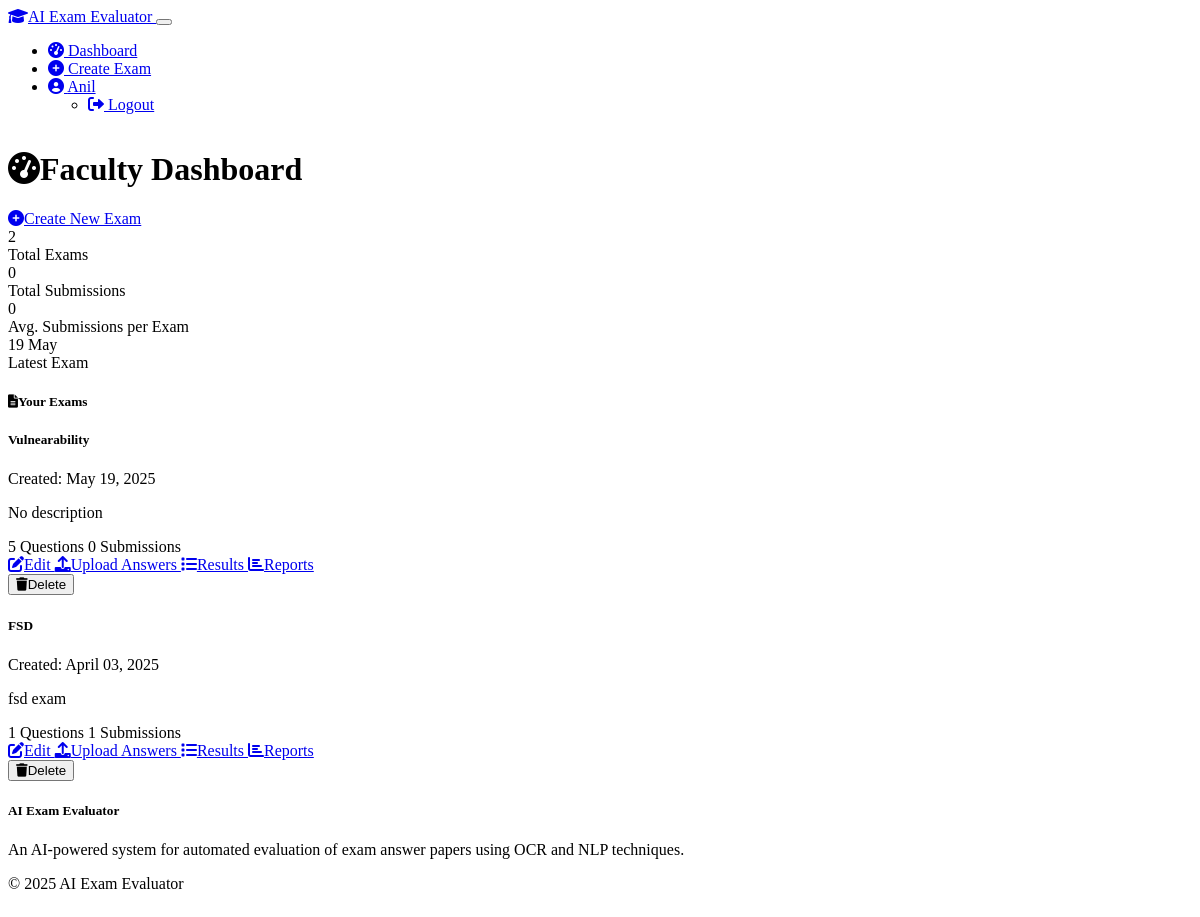
The page /dashboard (signed in) on the database its author committed.
### models.py (models this page shows, shortened)
class User(UserMixin, db.Model):
    id = db.Column(db.Integer, primary_key=True)
    username = db.Column(db.String(64), unique=True, nullable=False)
    email = db.Column(db.String(120), unique=True, nullable=False)
    password_hash = db.Column(db.String(256))
    is_faculty = db.Column(db.Boolean, default=True)
    created_at = db.Column(db.DateTime, default=datetime.utcnow)
    exams = db.relationship('Exam', backref='faculty', lazy=True)

class Exam(db.Model):
    id = db.Column(db.Integer, primary_key=True)
    title = db.Column(db.String(128), nullable=False)
    description = db.Column(db.Text)
    created_at = db.Column(db.DateTime, default=datetime.utcnow)
    faculty_id = db.Column(db.Integer, db.ForeignKey('user.id'), nullable=False)
    questions = db.relationship('Question', backref='exam', lazy=True, cascade="all, delete-orphan")
    submissions = db.relationship('Submission', backref='exam', lazy=True, cascade="all, delete-orphan")

### routes/exam_routes.py (the view)
@exam_bp.route('/dashboard')
@login_required
def dashboard():
    exams = Exam.query.filter_by(faculty_id=current_user.id).order_by(Exam.created_at.desc()).all()
    return render_template('dashboard.html', exams=exams)

### app.py (called while the page is built)
@login_manager.user_loader
def load_user(user_id):
    from models import User
    return User.query.get(int(user_id))

### templates/dashboard.html (shortened to what this page needs)
{% extends "layout.html" %}
{% block content %}
<div class="container">
  <div class="d-flex justify-content-between align-items-center mb-4">
    <h1 class="h2">
      <i class="fas fa-tachometer-alt me-2"></i>Faculty Dashboard
    </h1>
    <a href="{{ url_for('exam.create_exam') }}" class="btn btn-primary">
      <i class="fas fa-plus-circle me-2"></i>Create New Exam
    </a>
  </div>
  <div class="row mb-4">
    <div class="col-md-3">
      <div class="card stat-card bg-primary bg-opacity-25">
        <div class="card-body">
          <div class="stat-value">{{ exams|length }}</div>
          <div class="stat-label">Total Exams</div>
        </div>
      </div>
    </div>
    {% if exams|length > 0 %}
    {% set total_submissions = 0 %}
    {% for exam in exams %}
      {% set total_submissions = total_submissions + exam.submissions|length %}
    {% endfor %}
    <div class="col-md-3">
      <div class="card stat-card bg-success bg-opacity-25">
        <div class="card-body">
          <div class="stat-value">{{ total_submissions }}</div>
          <div class="stat-label">Total Submissions</div>
        </div>
      </div>
    </div>
    <div class="col-md-3">
      <div class="card stat-card bg-info bg-opacity-25">
        <div class="card-body">
          <div class="stat-value">
            {% if exams %}
              {{ ((total_submissions / exams|length) or 0)|round(1) }}
            {% else %}
              0
            {% endif %}
          </div>
          <div class="stat-label">Avg. Submissions per Exam</div>
        </div>
      </div>
    </div>
    <div class="col-md-3">
      <div class="card stat-card bg-warning bg-opacity-25">
        <div class="card-body">
          <div class="stat-value">
            {% if exams %}
              {% set recent_exam = exams|sort(attribute='created_at', reverse=True)|first %}
              {{ recent_exam.created_at.strftime('%d %b') }}
            {% else %}
              -
            {% endif %}
          </div>
          <div class="stat-label">Latest Exam</div>
        </div>
      </div>
    </div>
    {% endif %}
  </div>
  <div class="card shadow-sm">
    <div class="card-header bg-dark">
      <h5 class="card-title mb-0">
        <i class="fas fa-file-alt me-2"></i>Your Exams
      </h5>
    </div>
    <div class="card-body">
      {% if exams %}
        <div class="row">
          {% for exam in exams %}
          <div class="col-md-6 col-lg-4">
            <div class="card exam-card mb-3">
              <div class="card-body">
                <h5 class="card-title">{{ exam.title }}</h5>
                <p class="card-text small text-muted">
                  Created: {{ exam.created_at.strftime('%B %d, %Y') }}
                </p>
                <p class="card-text">
                  {% if exam.description %}
                    {{ exam.description|truncate(100) }}
                  {% else %}
                    <span class="text-muted">No description</span>
                  {% endif %}
                </p>
                <div class="d-flex justify-content-between align-items-center">
                  <div>
                    <span class="badge bg-primary">
                      {{ exam.questions|length }} Questions
                    </span>
                    <span class="badge bg-success">
                      {{ exam.submissions|length }} Submissions
                    </span>
                  </div>
                </div>
              </div>
              <div class="card-footer d-flex justify-content-between gap-2">
                <a href="{{ url_for('exam.edit_exam', exam_id=exam.id) }}" class="btn btn-sm btn-primary">
                  <i class="fas fa-edit me-1"></i>Edit
                </a>
                <a href="{{ url_for('exam.upload_answers', exam_id=exam.id) }}" class="btn btn-sm btn-success">
                  <i class="fas fa-upload me-1"></i>Upload Answers
                </a>
                <a href="{{ url_for('exam.view_submissions', exam_id=exam.id) }}" class="btn btn-sm btn-info">
                  <i class="fas fa-list me-1"></i>Results
                </a>
                <a href="{{ url_for('report.exam_reports', exam_id=exam.id) }}" class="btn btn-sm btn-warning">
                  <i class="fas fa-chart-bar me-1"></i>Reports
                </a>
                <form action="{{ url_for('exam.delete_exam', exam_id=exam.id) }}" method="POST" class="d-inline" onsubmit="return confirm('Are you sure you want to delete this exam? This action cannot be undone.');">
                  <button type="submit" class="btn btn-sm btn-danger">
                    <i class="fas fa-trash me-1"></i>Delete
                  </button>
                </form>
              </div>
            </div>
          </div>
          {% endfor %}
        </div>
      {% endif %}
    </div>
  </div>
</div>
{% endblock %}

### templates/layout.html (shortened to what this page needs)
<!DOCTYPE html>
<html lang="en">
<head>
  <link rel="stylesheet" href="https://cdn.replit.com/agent/bootstrap-agent-dark-theme.min.css">
  <link rel="stylesheet" href="https://cdnjs.cloudflare.com/ajax/libs/font-awesome/6.0.0/css/all.min.css">
  <link rel="stylesheet" href="{{ url_for('static', filename='css/custom.css') }}">
</head>
<body data-bs-theme="dark">
  <nav class="navbar navbar-expand-lg navbar-dark bg-dark">
    <div class="container">
      <a class="navbar-brand" href="{{ url_for('auth.index') }}">
        <i class="fas fa-graduation-cap me-2"></i>AI Exam Evaluator
      </a>
      <button class="navbar-toggler" type="button" data-bs-toggle="collapse" data-bs-target="#navbarNav">
      </button>
      <div class="collapse navbar-collapse" id="navbarNav">
        <ul class="navbar-nav ms-auto">
          {% if current_user.is_authenticated %}
            <li class="nav-item">
              <a class="nav-link" href="{{ url_for('exam.dashboard') }}">
                <i class="fas fa-tachometer-alt me-1"></i> Dashboard
              </a>
            </li>
            <li class="nav-item">
              <a class="nav-link" href="{{ url_for('exam.create_exam') }}">
                <i class="fas fa-plus-circle me-1"></i> Create Exam
              </a>
            </li>
            <li class="nav-item dropdown">
              <a class="nav-link dropdown-toggle" href="#" id="navbarDropdown" role="button" data-bs-toggle="dropdown">
                <i class="fas fa-user-circle me-1"></i> {{ current_user.username }}
              </a>
              <ul class="dropdown-menu dropdown-menu-end">
                <li>
                  <a class="dropdown-item" href="{{ url_for('auth.logout') }}">
                    <i class="fas fa-sign-out-alt me-1"></i> Logout
                  </a>
                </li>
              </ul>
            </li>
          {% endif %}
        </ul>
      </div>
    </div>
  </nav>
  <main class="container py-4">
    {% block content %}{% endblock %}
  </main>
  <footer class="bg-dark text-light py-4 mt-5">
    <div class="container">
      <div class="row">
        <div class="col-md-6">
          <h5>AI Exam Evaluator</h5>
          <p>An AI-powered system for automated evaluation of exam answer papers using OCR and NLP techniques.</p>
        </div>
        <div class="col-md-6 text-md-end">
          <p>&copy; 2025 AI Exam Evaluator</p>
        </div>
      </div>
    </div>
  </footer>
</body>
</html>

### static/css/custom.css (style rules this page uses)
body { min-height: 100vh; display: flex; flex-direction: column; }
main { flex: 1; }

### rows shown on the page
User: username "Anil"
Exam: created_at "19 May", title "Vulnearability", created_at "May 19, 2025", description "No description", questions|length "5", submissions|length "0"
Exam: title "FSD", created_at "April 03, 2025", description "fsd exam", questions|length "1", submissions|length "1"

### other values the page prints
{{ exams|length }} "2"
{{ total_submissions }} "0"
{{ ((total_submissions / exams|length) or 0)|round(1) }} "0"
